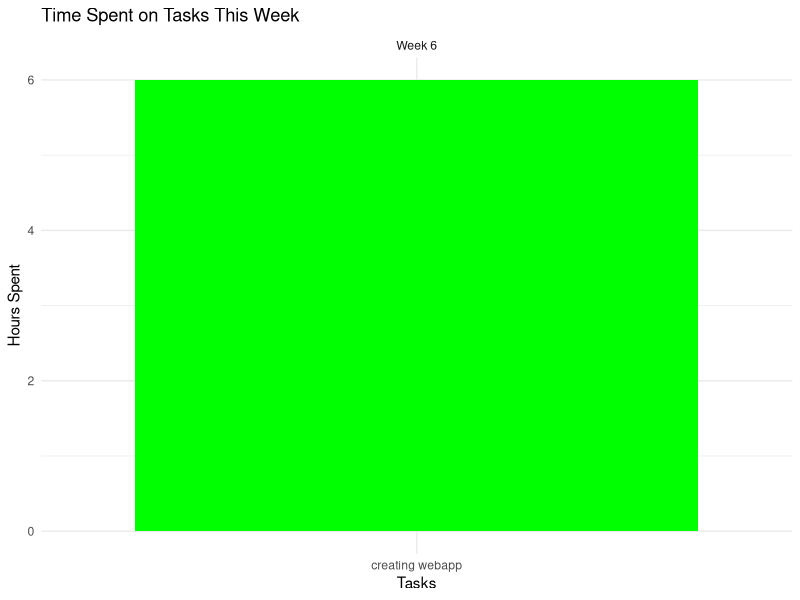

Recreate this plot in R.
## ---- chunk 1
library(ggplot2)

# Create a data frame with tasks and time spent
task_data <- data.frame(
  Task = c("creating webapp"),
  Hours = c(6),
  Week = c("Week 6")
)

# Generate a bar chart
ggplot(task_data, aes(x=Task, y=Hours)) +
  geom_bar(stat="identity", fill="green") +
  ggtitle("Time Spent on Tasks This Week") +
  xlab("Tasks") +
  ylab("Hours Spent") +
  facet_wrap(~Week) +
  theme_minimal()
